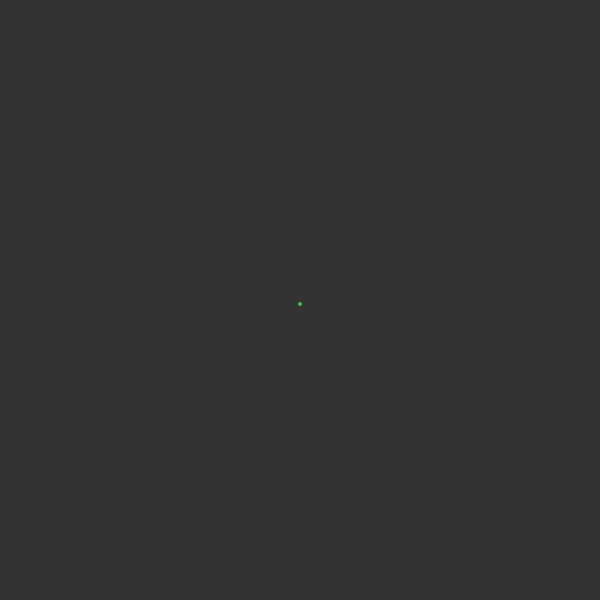
Frame 1 (no input)
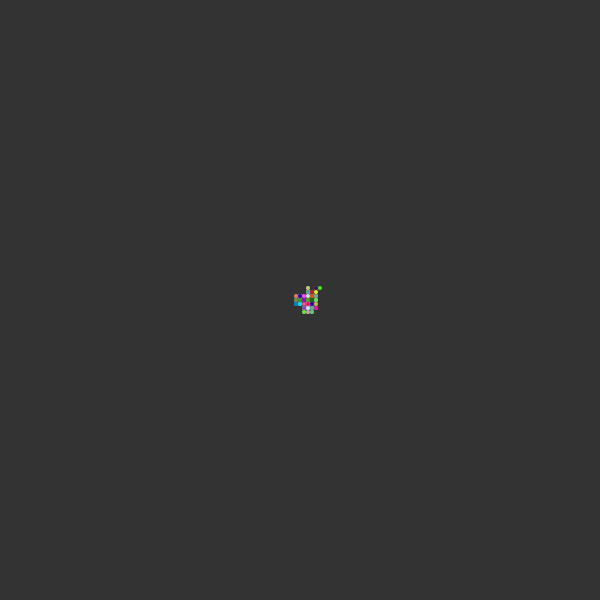
Frame 60 (no input)
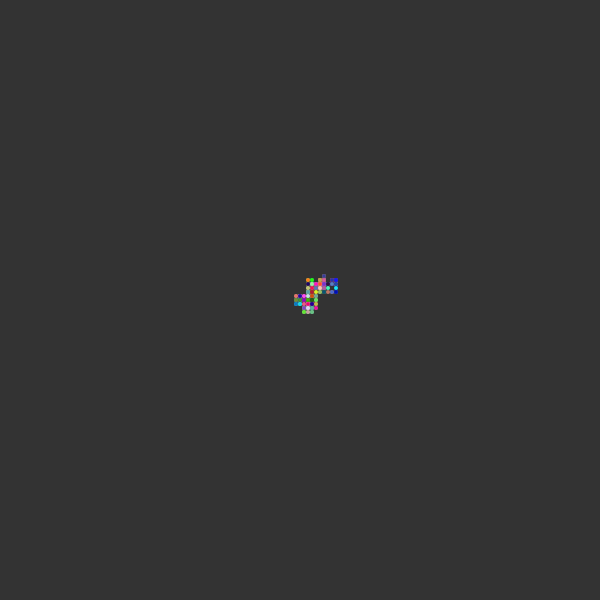
Frame 120 (the mouse pressed at the canvas centre since frame 60)

The p5.js sketch that drew these frames (run headless with seeded random() and noise() and a simulated clock; from frame 60 on, the mouse is pressed at the canvas centre):

// p5.js sketch
// ── sketch.js
var w           = null;
var point_color = null;
function setup()
{
    createCanvas(600,600);
    w = new Walker();
    background(51);
} 

function draw()
{
    w.walk();
    w.display();
}

var Walker = function()
{
    this.x = width/2;
    this.y = height/2;
}

Walker.prototype.display = function()
{
    point_color = color(random(255),random(255),random(255));//,0.5);
    stroke(point_color);
    strokeWeight(4);
    point(this.x,this.y);
};
Walker.prototype.walk = function()
{
    var choice = floor(random(4));
    if(choice === 0) this.x+=4;
    else if(choice === 1) this.x-=4;
    else if(choice === 2) this.y+=4;
    else if(choice === 3) this.y-=4;
    point(this.x,this.y);
};
